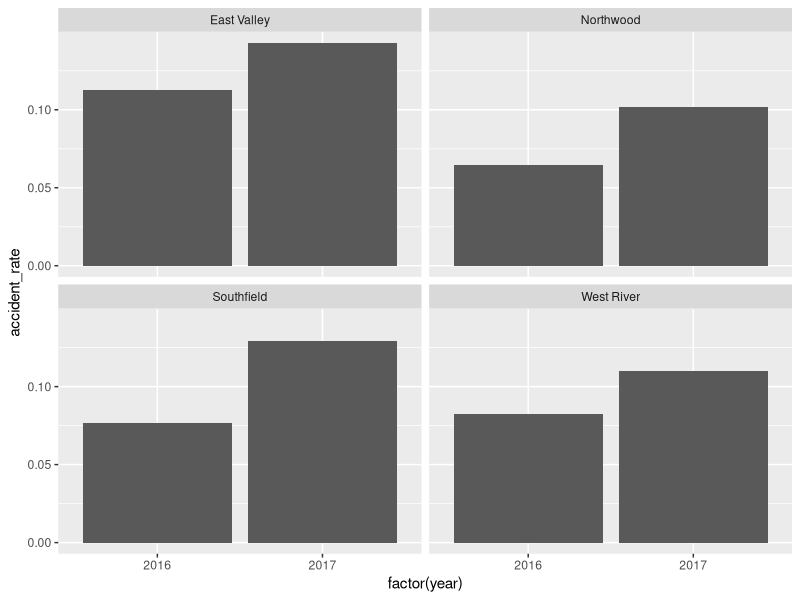
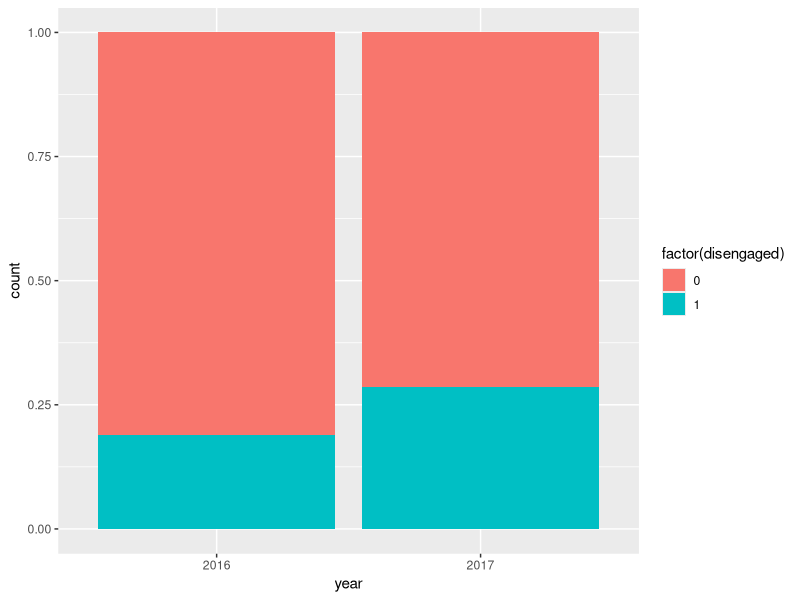

These charts were generated, in order, by the following R code:
# Improving employee safety with data
# Load libraries
libs <- c( "readr", "dplyr", "ggplot2", "tidyr", "broom" )
lapply( libs, library, character.only = TRUE )

# Import the data 
hr_data <- read_csv( "Data/hr_data_2.csv" )
accident_data <- read_csv( "Data/accident_data.csv" )

# Create hr_joined with left_join() and mutate()
hr_joined <- left_join( hr_data, accident_data, by = c( "year", "employee_id" ) ) |> 
  mutate( had_accident = ifelse( is.na( accident_type ), 0, 1 ) ) 

head( hr_joined )

# Find accident rate by year
hr_joined |>
  group_by( year ) |>
  summarize( accident_rate = mean( had_accident ) )

# Test difference in accident rate between years
 glm( had_accident ~ year, family = "binomial", data = hr_joined ) |>
  summary()

chisq.test( hr_joined$year, hr_joined$had_accident )


# Which location had the highest accident rate?
hr_joined |>
  group_by( location ) |>
  summarize( accident_rate = mean( had_accident ) ) |>
  arrange( desc( accident_rate ) )

# Compare annual accident rates by location
accident_rates <- hr_joined |>
  group_by( year, location ) |>
  summarize( accident_rate = mean( had_accident ) )

head( accident_rates )

# Graph it
accident_rates |> 
  ggplot( aes( x = factor( year ), y = accident_rate ) ) +
  geom_col() +
  facet_wrap( ~ location )

# Answer the question
( increased_most <- accident_rates |>
  mutate( year = paste0( "y", year ) ) |>
  pivot_wider( names_from = year, values_from = accident_rate ) |>
  mutate( increase = y2017 - y2016 ) |>
  slice_max( order_by = increase, n = 1 ) |> 
  pull( location ) )

# Focusing on the Problem Location
# Filter out the other locations
southfield <- hr_joined |>
  filter( location == "Southfield" )

# Find the average overtime hours worked by year
southfield |>
  group_by( year ) |>
  summarize( average_overtime_hours = mean( overtime_hours ) )

# Test difference in Southfield's overtime hours between years
t.test( overtime_hours ~ year, data = southfield )

# Do the years have significantly different average overtime hours?  
significant <- t.test(overtime_hours ~ year, data = southfield) |>
  tidy() |>
  pull( p.value ) <= 0.05

# Import the survey data
survey_data <- read_csv( "Data/survey_data_2.csv" )

# Create the safety dataset
safety <- survey_data |>
  left_join( hr_joined, by = c( "year", "employee_id" ) ) |>
  mutate( disengaged = ifelse( engagement <= 2, 1, 0 ),
          year = factor( year ) )

# Create southfield_safety dataset
southfield_safety <- safety |>
  filter( location == "Southfield" )

# Visualize the difference in % disengaged by year in Southfield
southfield_safety |>
  ggplot( aes( x = year, fill = factor( disengaged ) ) ) +
  geom_bar( position = "fill" )

# Test whether one year had significantly more disengaged employees
chisq.test( southfield_safety$disengaged, southfield_safety$year )

# Is the result significant?
significant <- chisq.test( southfield_safety$year, southfield_safety$disengaged ) |>
  tidy() |>
  pull( p.value ) <= 0.05

# Filter out Southfield
other_locs <- safety |>
  filter( location != "Southfield" )

head( other_locs )

# Test whether one year had significantly more overtime hours worked
# Test whether one year had significantly more disengaged employees
# Are the results significant?
significant_overtime <- t.test( overtime_hours ~ year, data = other_locs ) |>
  tidy() |>
  pull( p.value ) <= 0.05

significant_disengaged <- chisq.test( other_locs$year, other_locs$disengaged )  |>
  tidy() |>
  pull( p.value ) <= 0.05

# Use multiple regression to test the impact of year and disengaged on accident rate in Southfield
regression <- glm( had_accident ~ year + disengaged, family = "binomial", data = southfield_safety )

# Examine the output
regression |>
  tidy()

# Interpret the regression output
( significant_year <- regression |>
  tidy() |>
  filter( term == "year2017" ) |>
  pull( p.value ) <= 0.05 )
( significant_disengaged <- regression |>
  tidy() |>
  filter( term == "disengaged" ) |>
  pull( p.value ) <= 0.05 )





